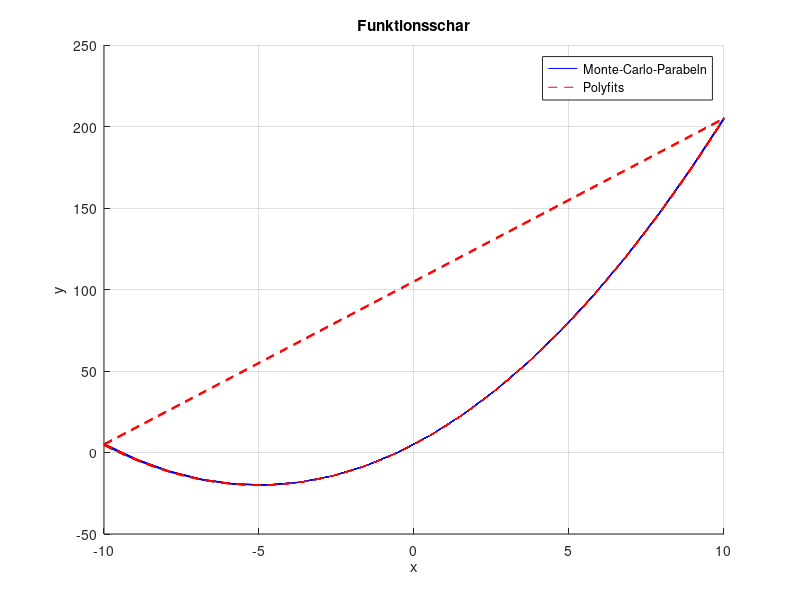

This figure's MATLAB source:
clear; clc; close all;

% gegebene Funktion: y = ax^2 + bx + c

% Parameter
a_mean = 1; a_std = 0.005; b = 10; c = 5;

% Benutzerabfrage
N = input('Wie viele Monte-Carlo-Durchläufe möchten Sie durchführen? ');
if isempty(N) 
    N = 100; 
end
fprintf('Anzahl der Monte-Carlo-Durchläufe: %d\n', N);

% Stützpunkte
% Erzeugt 20 gleichmäßig verteilte x-Werte zwischen -10 und 10.
x = linspace(-10, 10, 20);  

% Monte-Carlo-Koeffizient
% Erstellt N zufällige Werte für a, normalverteilt um a_mean mit Standardabweichung a_std.
a = a_mean + a_std * randn(N,1);  

% Berechnung aller Parabeln
% Berechnet für jeden Zufallswert von a die y-Werte der Parabel an den 20 x-Stützpunkten.
% Ergebnis: eine Matrix (N x Länge(x)) mit allen Parabeln.
y = a .* (x.^2) + b * x + c;

% Plot Monte-Carlo-Parabeln
% Öffnet eine neue Grafik, behält alle Plots offen ("hold on"),
figure; 
hold on; 
grid on; 
xlabel('x');
ylabel('y');
plot(x, y);
title('Funktionsschar');

% Speichere ein Handle der Matrix der Parabeln (für Legende)
hMC = plot(x, y, 'b');

% Polyfit-Stützpunkte
% Definiert eine Liste mit verschiedenen Anzahlen an Stützstellen (zur Untersuchung des Fits).
supportPointsList = [2,3,4,5]; 

% Polyfit
for j = supportPointsList                                    % Schleife über verschiedene Anzahlen von Stützstellen.
    idx = round(linspace(1, length(x), j));                  % Wählt j gleichmäßig verteilte Indizes aus den x-Stützpunkten.
    x_subset = x(idx);                                       % Entnimmt die x-Werte an diesen Stützstellen.
   
    fprintf('\n Polyfit mit %d Stützstellen:\n', j);
    for k = 1:N                                              % Schleife über alle Monte-Carlo-Durchläufe.
        y_subset = y(k, idx);                                % Entnimmt die passenden y-Werte der aktuellen Parabel an den j Stützstellen.
        p = polyfit(x_subset, y_subset, 2);                  % Führt eine quadratische Polynomapproximation (Grad 2) durch.
        
        % Ausgabe der geschätzten Koeffizienten
        fprintf('  Durchlauf %d: a_fit = %.4f, b_fit = %.0f, c_fit = %.0f\n', ...
                k, p(1), p(2), p(3));
        
        % Plot Fit
        x_fit = linspace(min(x_subset), max(x_subset), 50);  % Erzeugt fein aufgelöste x-Werte im Bereich der Stützstellen.
        y_fit = polyval(p, x_fit);                           % Berechnet die y-Werte des Fits für diese x-Werte.
        hPF = plot(x_fit, y_fit, 'r--');                     % Speichere ein Handle für den letzten Polyfit
    end 
end

legend([hMC(1) hPF], {'Monte-Carlo-Parabeln', 'Polyfits'}); % Übergebe Handles an Legende für korrekte Linienart in Legende